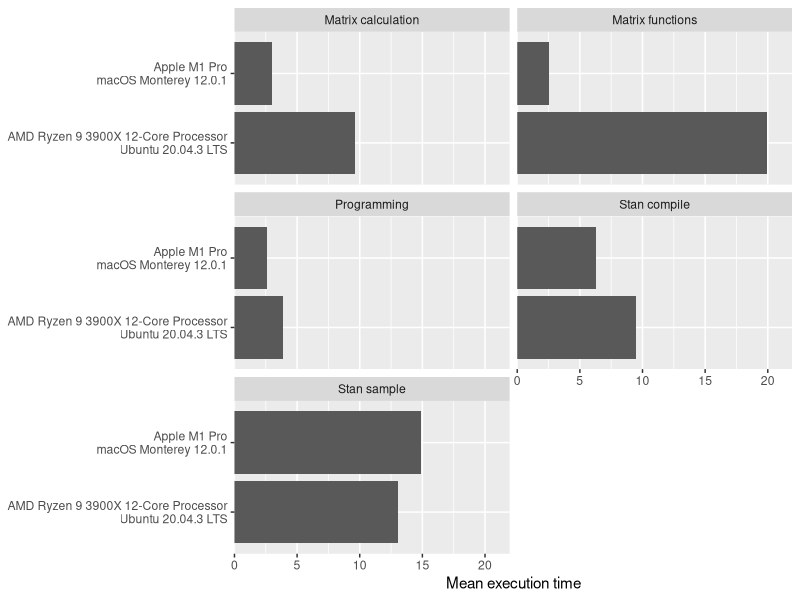

This figure's R source:
## ---- chunk 1
library(tidyverse)
knitr::opts_chunk$set(fig.retina = 2)
d <- read_csv("results.csv")
## ---- chunk 2
d %>% 
  ggplot(aes(mean, paste(cpu, os, sep = "\n"))) +
  scale_x_continuous("Mean execution time", expand = expansion(c(0, .1))) +
  geom_col() +
  facet_wrap("expr", nrow = 3) +
  theme(axis.title.y = element_blank())
